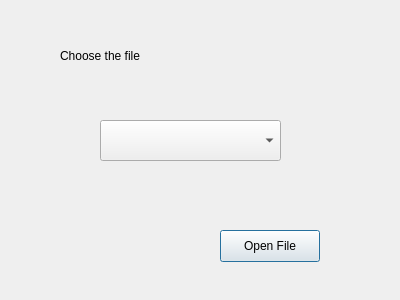
<?xml version="1.0" encoding="UTF-8"?>
<ui version="4.0">
 <class>OpenFile</class>
 <widget class="QDialog" name="OpenFile">
  <property name="geometry">
   <rect>
    <x>0</x>
    <y>0</y>
    <width>400</width>
    <height>300</height>
   </rect>
  </property>
  <property name="windowTitle">
   <string>Dialog</string>
  </property>
  <widget class="QComboBox" name="comboBox">
   <property name="geometry">
    <rect>
     <x>100</x>
     <y>120</y>
     <width>181</width>
     <height>41</height>
    </rect>
   </property>
  </widget>
  <widget class="QPushButton" name="pushButton">
   <property name="geometry">
    <rect>
     <x>220</x>
     <y>230</y>
     <width>100</width>
     <height>32</height>
    </rect>
   </property>
   <property name="text">
    <string>Open File</string>
   </property>
  </widget>
  <widget class="QLabel" name="label">
   <property name="geometry">
    <rect>
     <x>60</x>
     <y>40</y>
     <width>231</width>
     <height>31</height>
    </rect>
   </property>
   <property name="text">
    <string>Choose the file</string>
   </property>
  </widget>
 </widget>
 <resources/>
 <connections/>
</ui>
